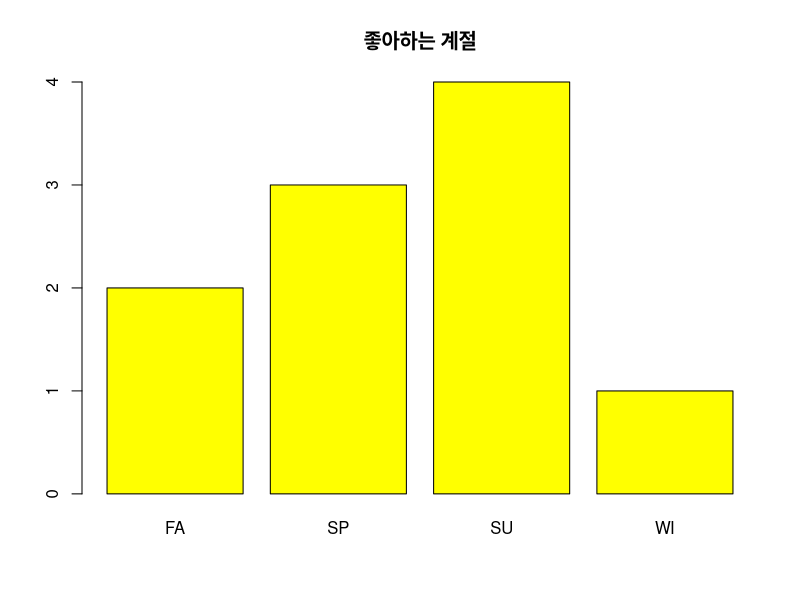

This chart was generated by the following R code:
favorite <- c('WINTER', 'SUMMER', 'SPRING', 'SUMMER', 'SUMMER',
              'FALL', 'FALL', 'SUMMER', 'SPRING', 'SPRING')
favorite
ds <- table(favorite)
ds
barplot(ds,
        main = '좋아하는 계절',
        col = 'yellow',
        names = c('FA', 'SP', 'SU', 'WI'))
